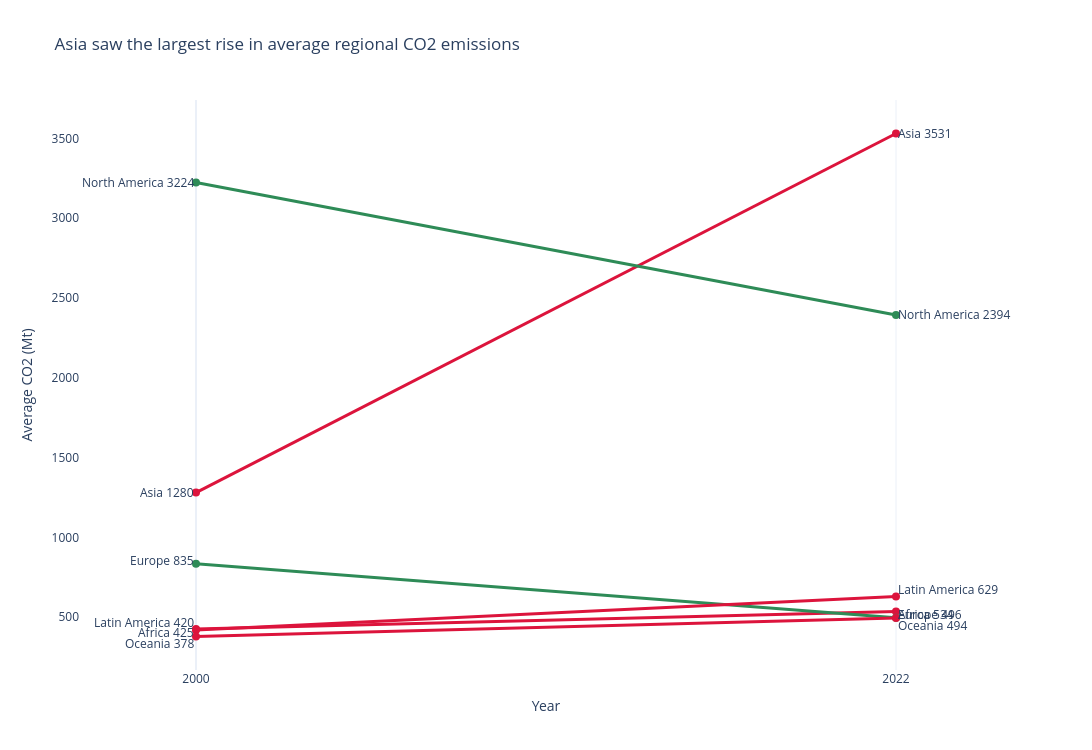

Notebook source saved alongside this figure:
### Markdown cell above
---
## Task 2 — Slopegraph: Regional Change 2000 vs 2022

**What to build:** A slopegraph comparing **average regional CO2 emissions** between 2000 and 2022.

**Requirements:**
- One line per region (not per country — aggregate first)
- Colour: regions that increased = one colour; decreased = another
- Values labelled at both ends of each line
- No y-axis tick labels (the endpoint labels make them redundant)
- Insight title stating which regions moved most

> 💡 `df.groupby(['Region','Year'])['CO2_Mt'].mean().reset_index()` then filter to 2000 and 2022

### Code cell
reg = df[df['Year'].isin([2000, 2022])].groupby(['Region', 'Year'])['CO2_Mt'].mean().reset_index()

wide = reg.pivot(index='Region', columns='Year', values='CO2_Mt').dropna().reset_index()
wide.columns = ['Region', 'y2000', 'y2022']
wide['change'] = wide['y2022'] - wide['y2000']

fig = go.Figure()

offsets = {
    'Asia': 0,
    'North America': 0,
    'Europe': 20,
    'Latin America': 45,
    'Africa': -20,
    'Oceania': -45
}

for _, r in wide.iterrows():
    color = 'crimson' if r['change'] > 0 else 'seagreen'

    fig.add_trace(go.Scatter(
        x=[0, 1],
        y=[r['y2000'], r['y2022']],
        mode='lines+markers',
        line=dict(color=color, width=3),
        marker=dict(size=8),
        showlegend=False
    ))

    off = offsets.get(r['Region'], 0)

    fig.add_annotation(
        x=0, y=r['y2000'] + off,
        text=f"{r['Region']} {r['y2000']:.0f}",
        showarrow=False,
        xanchor='right'
    )

    fig.add_annotation(
        x=1, y=r['y2022'] + off,
        text=f"{r['Region']} {r['y2022']:.0f}",
        showarrow=False,
        xanchor='left'
    )

fig.update_layout(
    template='plotly_white',
    title='Asia saw the largest rise in average regional CO2 emissions',
    xaxis=dict(
        tickvals=[0,1],
        ticktext=['2000','2022'],
        title='Year'
    ),
    yaxis=dict(
        title='Average CO2 (Mt)',
        showgrid=False
    ),
    height=750,
    width=1200
)

fig.show()

### Figure 1 — Plotly figure (JSON) as saved in the notebook; plotly's stock layout.template omitted (floating-point values rounded to 4 significant figures)
{"data": [{"line": {"color": "crimson", "width": 3}, "marker": {"size": 8}, "mode": "lines+markers", "showlegend": false, "type": "scatter", "x": [0, 1], "y": [425.4, 534.4]}, {"line": {"color": "crimson", "width": 3}, "marker": {"size": 8}, "mode": "lines+markers", "showlegend": false, "type": "scatter", "x": [0, 1], "y": [1280.0, 3531.0]}, {"line": {"color": "seagreen", "width": 3}, "marker": {"size": 8}, "mode": "lines+markers", "showlegend": false, "type": "scatter", "x": [0, 1], "y": [834.9, 496.5]}, {"line": {"color": "crimson", "width": 3}, "marker": {"size": 8}, "mode": "lines+markers", "showlegend": false, "type": "scatter", "x": [0, 1], "y": [419.9, 629.1]}, {"line": {"color": "seagreen", "width": 3}, "marker": {"size": 8}, "mode": "lines+markers", "showlegend": false, "type": "scatter", "x": [0, 1], "y": [3224.0, 2394.0]}, {"line": {"color": "crimson", "width": 3}, "marker": {"size": 8}, "mode": "lines+markers", "showlegend": false, "type": "scatter", "x": [0, 1], "y": [378.4, 493.7]}], "layout": {"annotations": [{"showarrow": false, "text": "Africa 425", "x": 0, "xanchor": "right", "y": 405.4}, {"showarrow": false, "text": "Africa 534", "x": 1, "xanchor": "left", "y": 514.4}, {"showarrow": false, "text": "Asia 1280", "x": 0, "xanchor": "right", "y": 1280.0}, {"showarrow": false, "text": "Asia 3531", "x": 1, "xanchor": "left", "y": 3531.0}, {"showarrow": false, "text": "Europe 835", "x": 0, "xanchor": "right", "y": 854.9}, {"showarrow": false, "text": "Europe 496", "x": 1, "xanchor": "left", "y": 516.5}, {"showarrow": false, "text": "Latin America 420", "x": 0, "xanchor": "right", "y": 464.9}, {"showarrow": false, "text": "Latin America 629", "x": 1, "xanchor": "left", "y": 674.1}, {"showarrow": false, "text": "North America 3224", "x": 0, "xanchor": "right", "y": 3224.0}, {"showarrow": false, "text": "North America 2394", "x": 1, "xanchor": "left", "y": 2394.0}, {"showarrow": false, "text": "Oceania 378", "x": 0, "xanchor": "right", "y": 333.4}, {"showarrow": false, "text": "Oceania 494", "x": 1, "xanchor": "left", "y": 448.7}], "height": 750, "title": {"text": "Asia saw the largest rise in average regional CO2 emissions"}, "width": 1200, "xaxis": {"ticktext": ["2000", "2022"], "tickvals": [0, 1], "title": {"text": "Year"}}, "yaxis": {"showgrid": false, "title": {"text": "Average CO2 (Mt)"}}}}
